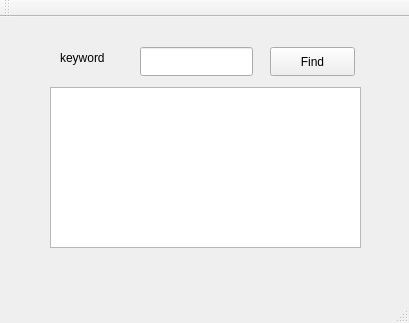
<?xml version="1.0" encoding="UTF-8"?>
<ui version="4.0">
 <class>MainWindow</class>
 <widget class="QMainWindow" name="MainWindow">
  <property name="geometry">
   <rect>
    <x>0</x>
    <y>0</y>
    <width>409</width>
    <height>323</height>
   </rect>
  </property>
  <property name="windowTitle">
   <string>MainWindow</string>
  </property>
  <widget class="QWidget" name="centralWidget">
   <widget class="QPushButton" name="findButton">
    <property name="geometry">
     <rect>
      <x>270</x>
      <y>30</y>
      <width>85</width>
      <height>29</height>
     </rect>
    </property>
    <property name="text">
     <string>Find</string>
    </property>
   </widget>
   <widget class="QLabel" name="label">
    <property name="geometry">
     <rect>
      <x>60</x>
      <y>30</y>
      <width>67</width>
      <height>21</height>
     </rect>
    </property>
    <property name="text">
     <string>keyword</string>
    </property>
   </widget>
   <widget class="QLineEdit" name="lineEdit">
    <property name="geometry">
     <rect>
      <x>140</x>
      <y>30</y>
      <width>113</width>
      <height>29</height>
     </rect>
    </property>
   </widget>
   <widget class="QWidget" name="horizontalLayoutWidget">
    <property name="geometry">
     <rect>
      <x>50</x>
      <y>30</y>
      <width>311</width>
      <height>31</height>
     </rect>
    </property>
    <layout class="QHBoxLayout" name="horizontalLayout"/>
   </widget>
   <widget class="QTextEdit" name="textEdit">
    <property name="geometry">
     <rect>
      <x>50</x>
      <y>70</y>
      <width>311</width>
      <height>161</height>
     </rect>
    </property>
   </widget>
   <widget class="QWidget" name="verticalLayoutWidget">
    <property name="geometry">
     <rect>
      <x>40</x>
      <y>20</y>
      <width>331</width>
      <height>221</height>
     </rect>
    </property>
    <layout class="QVBoxLayout" name="verticalLayout"/>
   </widget>
  </widget>
  <widget class="QMenuBar" name="menuBar">
   <property name="geometry">
    <rect>
     <x>0</x>
     <y>0</y>
     <width>409</width>
     <height>26</height>
    </rect>
   </property>
  </widget>
  <widget class="QToolBar" name="mainToolBar">
   <attribute name="toolBarArea">
    <enum>TopToolBarArea</enum>
   </attribute>
   <attribute name="toolBarBreak">
    <bool>false</bool>
   </attribute>
  </widget>
  <widget class="QStatusBar" name="statusBar"/>
 </widget>
 <layoutdefault spacing="6" margin="11"/>
 <resources/>
 <connections/>
</ui>
